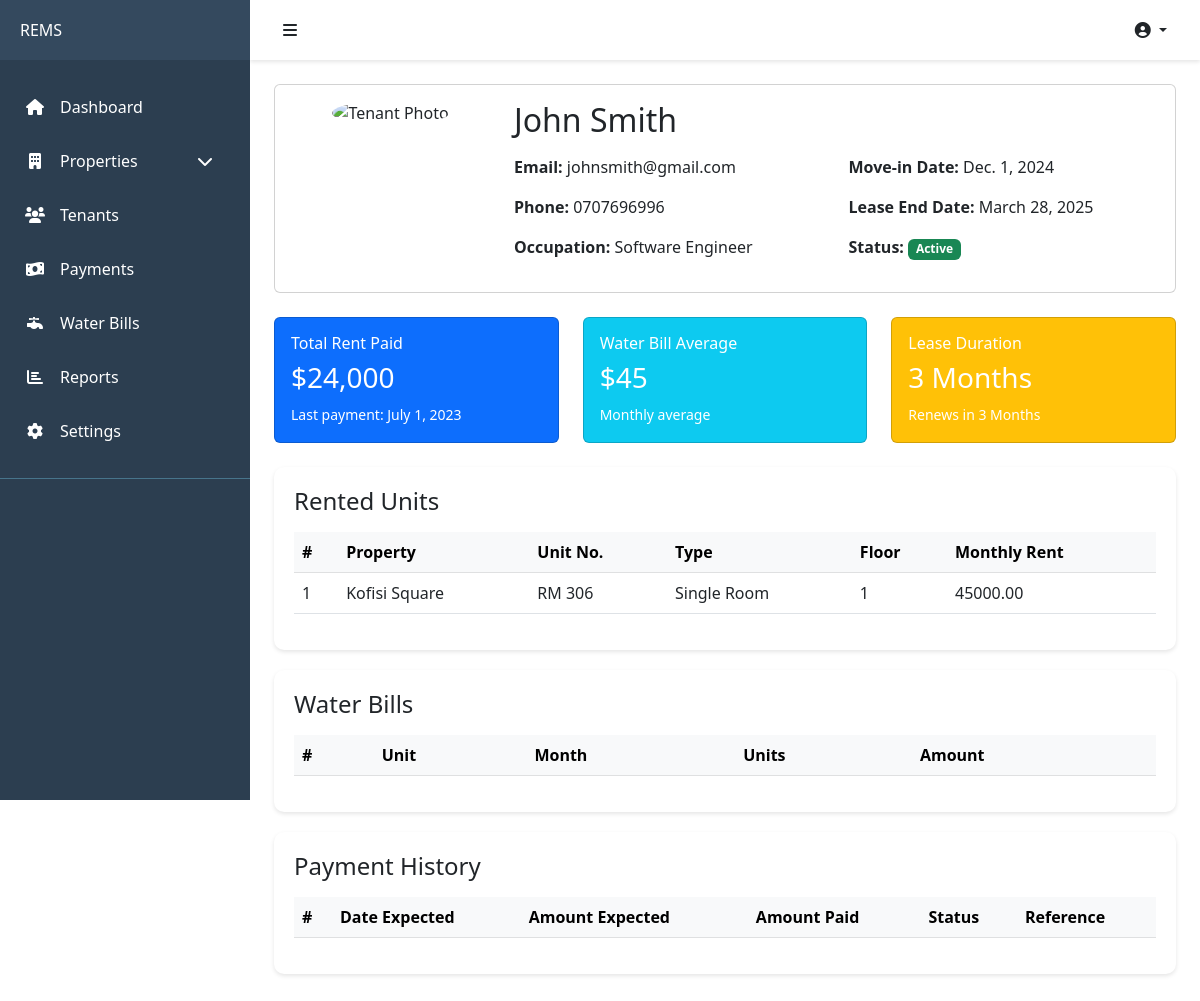
Page /tenants/3/ on the earlier database version.
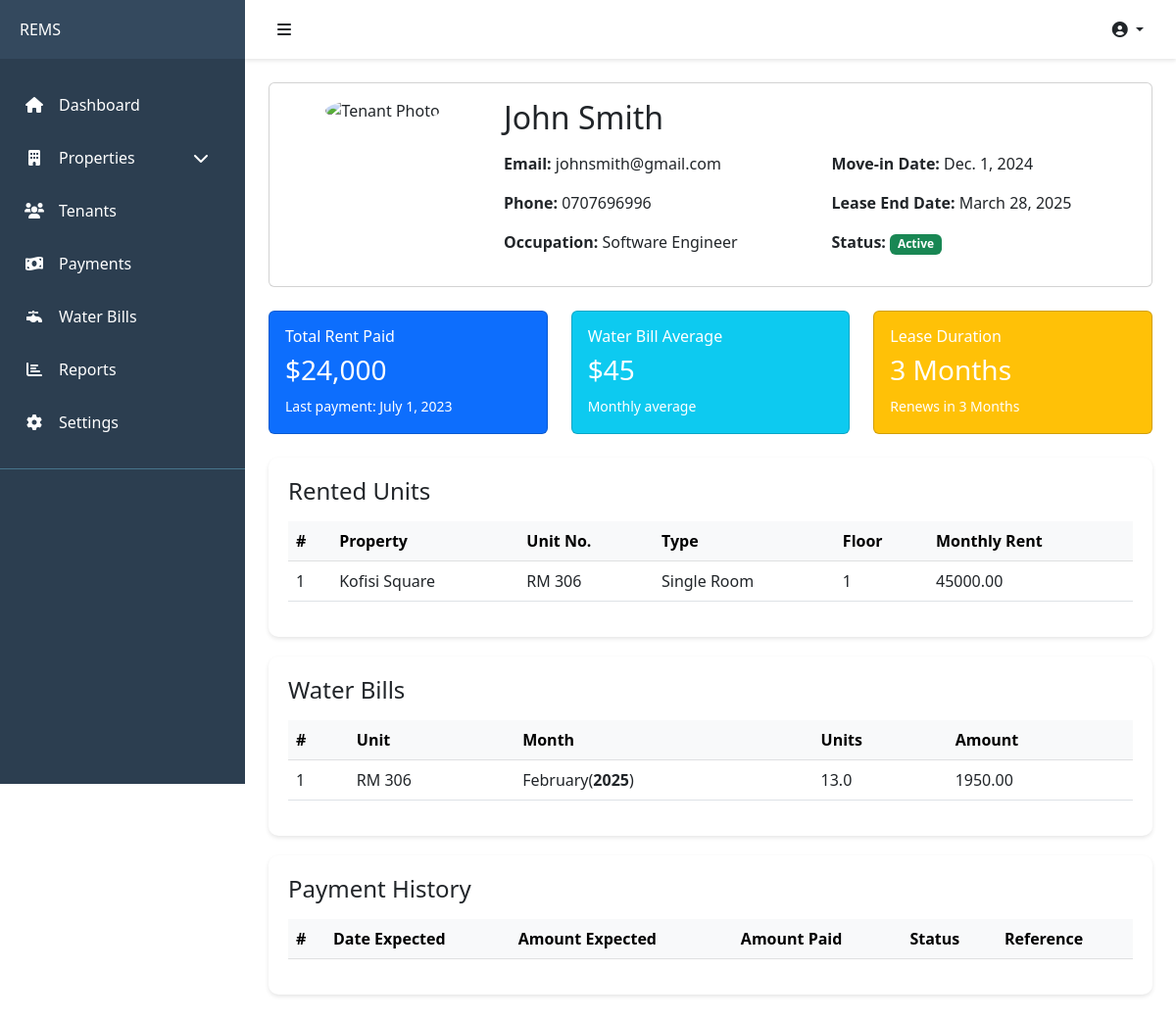
Same page on the later database version.
### apps/properties/models.py (models this page shows, shortened)
class PropertyUnit(AbstractBaseModel):
    property = models.ForeignKey(Property, on_delete=models.CASCADE, related_name="propertyunits")
    name = models.CharField(max_length=255)
    rent = models.DecimalField(max_digits=10, decimal_places=2, default=0.00)
    is_occupied = models.BooleanField(default=False)
    floor = models.CharField(max_length=255, null=True, blank=True, default="1") #models.PositiveIntegerField(default=1)
    unit_type = models.CharField(max_length=255, null=True, blank=True)
    tenant = models.ForeignKey('tenants.Tenant', on_delete=models.SET_NULL, null=True, blank=True)
    status = models.CharField(max_length=255, null=True, blank=True)
    size = models.FloatField(default=0)

class Property(AbstractBaseModel):
    owner = models.ForeignKey('users.User', on_delete=models.CASCADE)
    name = models.CharField(max_length=255)
    phone_number = models.CharField(max_length=255, null=True, blank=True)
    description = models.TextField()
    address = models.CharField(max_length=255)
    city = models.CharField(max_length=255)
    country = models.CharField(max_length=255)
    units = models.PositiveIntegerField()
    def __str__(self):
        return self.name

### apps/payments/models.py (models this page shows, shortened)
class WaterBill(AbstractBaseModel):
    unit = models.ForeignKey("properties.PropertyUnit", on_delete=models.CASCADE)
    month = models.CharField(max_length=255, choices=MonthsNames.choices())
    year = models.IntegerField()
    units = models.FloatField(default=0)
    amount = models.DecimalField(max_digits=10, decimal_places=2, default=0)
    tenant = models.ForeignKey("tenants.Tenant", on_delete=models.SET_NULL, null=True, blank=True, related_name="waterbills")

### apps/tenants/views.py (the view)
# urls.py: path('<int:pk>/', tenant_detail, name='tenant-detail'),
def tenant_detail(request, pk):
    tenant = Tenant.objects.get(pk=pk)
    next_of_kin = TenantNextOfKin.objects.filter(tenant=tenant)
    units = PropertyUnit.objects.filter(tenant=tenant)
    water_bills = tenant.waterbills.all().order_by('-created_at')
    payments = TenantPayment.objects.filter(tenant=tenant).order_by('-created_at')
    context = {
        'tenant': tenant,
        'next_of_kin': next_of_kin,
        'units': units,
        'water_bills': water_bills,
        'payments': payments
    }
    return render(request, 'tenants/tenant_details.html', context)

### apps/tenants/models.py (called while the page is built)
    def lease_end_date(self):
        if self.lease_duration == '3 Months':
            return self.lease_date + timedelta(days=90)
        elif self.lease_duration == '6 Months':
            return self.lease_date + timedelta(days=180)
        elif self.lease_duration == '9 Months':
            return self.lease_date + timedelta(days=270)
        elif self.lease_duration == '1 Year':
            return self.lease_date + timedelta(days=365)
        else:
            return self.lease_date + timedelta(days=365)

### apps/users/models.py (called while the page is built)
    def name(self):
        return f'{self.first_name} {self.last_name}'

### templates/tenants/tenant_details.html (shortened to what the changed rows need)
{% extends "base.html" %}
{% block content %}
        <div class="row mb-4">
            <div class="col-md-12">
                <div class="card">
                    <div class="card-body">
                        <div class="row">
                            <div class="col-md-9">
                                <h2 class="mb-3">{{tenant.user.name}}</h2>
                            </div>
                        </div>
                    </div>
                </div>
            </div>
        </div>
        <div class="table-container">
            <div class="table-responsive">
                <table class="table table-hover">
                    <thead class="table-light">
                        <tr>
                            <th>#</th>
                            <th>Property</th>
                            <th>Unit No.</th>
                            <th>Type</th>
                            <th>Floor</th>
                            <th>Monthly Rent</th>
                        </tr>
                    </thead>
                    <tbody>
                        {% for unit in units %}
                        <tr>
                            <td>{{ forloop.counter }}</td>
                            <td>{{unit.property.name}}</td>
                            <td>{{unit.name}}</td>
                            <td>{{unit.unit_type}}</td>
                            <td>{{unit.floor}}</td>
                            <td>{{unit.rent}}</td>
                        </tr>
                        {% endfor %}
                    </tbody>
                </table>
            </div>
        </div>
        <div class="table-container">
            <div class="table-responsive">
                <table class="table table-hover">
                    <thead class="table-light">
                        <tr>
                            <th>#</th>
                            <th>Unit</th>
                            <th>Month</th>
                            <th>Units</th>
                            <th>Amount</th>
                        </tr>
                    </thead>
                    <tbody>
                        {% for bill in water_bills %}
                        <tr>
                            <td>{{ forloop.counter }}</td>
                            <td>{{bill.unit.name}}</td>
                            <td>{{ bill.month }}(<b>{{bill.year}}</b>)</td>
                            <td>{{bill.units}}</td>
                            <td>{{bill.amount}}</td>
                        </tr>
                        {% endfor %}
                    </tbody>
                </table>
            </div>
        </div>
        <div class="table-container">
            <div class="table-responsive">
                <table class="table table-hover">
                    <thead class="table-light">
                        <tr>
                            <th>#</th>
                            <th>Date Expected</th>
                            <th>Amount Expected</th>
                            <th>Amount Paid</th>
                            <th>Status</th>
                            <th>Reference</th>
                        </tr>
                    </thead>
                </table>
            </div>
        </div>
    </div>
{% endblock content %}

Differences in the rows shown:
added WaterBill: unit.name "RM 306", month "February", year "2025", units "13.0", amount "1950.00"
